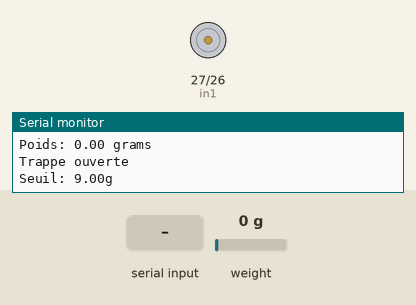
A sketch run on a simulated ESP32. Shown: motor-driver pin pairs drawn as motors (green arrow = first pin HIGH = forward, orange = second pin HIGH = backward, longer = more drive), the last lines printed to the serial monitor. Inputs (shaded band) come from the test bench; at power-on: weight on the scale 0 g.

Above: at 2.2 s.
2.3 s: weight on the scale set to 100 g
At 3.19 s:
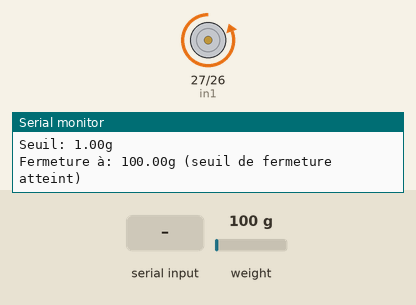
4.7 s: "r\n" received over Serial
At 7.33 s:
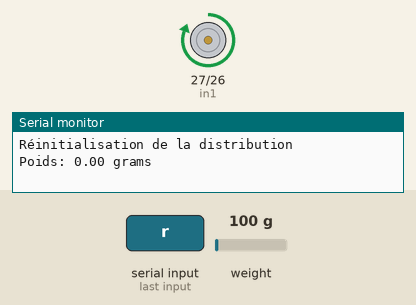
Timing chart, 0 to 8.9 s (numbered marks = the images above; inputs shaded):
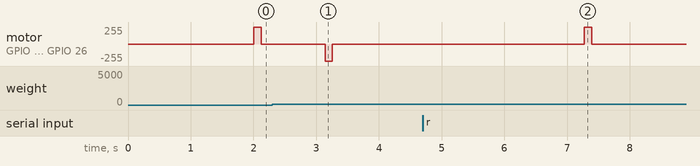

The sketch:

distributeur_croquette.ino
```cpp
#include "HX711.h"

HX711 scale(5, 4);

// Pins du moteur sur le L298N
const int in1 = 27;
const int in2 = 26;

float calibration_factor = -209;
float g;

// Variables de configuration
float grammageCible = 30.0;  // Quantité de croquettes désirée en grammes
float facteurCorrection = 0.30;  // Facteur de correction du poids

// Variables pour surveiller la vitesse de distribution
float dernierPoids = 0.0;
float poidsAvantDernier = 0.0;
unsigned long dernierTemps = 0;
float vitesseDist = 0.0; // grammes par seconde
float acceleration = 0.0; // accélération de distribution

// Variable pour contrôler la distribution des croquettes
boolean distributionEnCours = true;
boolean trappeOuverte = false;
float poidsFinal = 0.0;

void setup() {
  Serial.begin(115200);

  pinMode(in1, OUTPUT);
  pinMode(in2, OUTPUT);

  scale.set_scale();
  scale.tare();

  Serial.println("Distributeur de croquettes prêt");
  Serial.println("Commandes: r=Redémarrage, gXX=Changer grammage cible");
}

void rotateMotor(int angle) {
  int duration = (angle * 166) / 20; // Approximation basée sur 200 RPM
  if (angle > 0) {
    digitalWrite(in1, HIGH);
    digitalWrite(in2, LOW);
  } else {
    digitalWrite(in1, LOW);
    digitalWrite(in2, HIGH);
  }
  delay(abs(duration));
  digitalWrite(in1, LOW);
  digitalWrite(in2, LOW);
}

void loop() {
  // Vérifier si des données sont disponibles sur le port série
  if (Serial.available() > 0) {
    String commande = Serial.readStringUntil('\n');

    if (commande.equals("r")) {
      distributionEnCours = true;
      trappeOuverte = false;
      Serial.println("Réinitialisation de la distribution");
      scale.tare();
    }
    else if (commande.startsWith("g")) {
      float nouveauGrammage = commande.substring(1).toFloat();
      if (nouveauGrammage > 0) {
        grammageCible = nouveauGrammage;
        Serial.print("Nouveau grammage cible: ");
        Serial.print(grammageCible);
        Serial.println("g");
      }
    }
  }

  scale.set_scale(calibration_factor);
  g = scale.get_units(10);

  Serial.print("Poids: ");
  Serial.print(g);
  Serial.println(" grams");

  // Calcul de la vitesse de distribution et accélération
  unsigned long tempsActuel = millis();
  if (tempsActuel - dernierTemps > 250) { // Mesure plus fréquente (toutes les 250ms)
    float deltaTemps = (tempsActuel - dernierTemps) / 1000.0; // en secondes
    float ancienneVitesse = vitesseDist;
    vitesseDist = (g - dernierPoids) / deltaTemps; // g/s
    acceleration = (vitesseDist - ancienneVitesse) / deltaTemps; // g/s²

    poidsAvantDernier = dernierPoids;
    dernierPoids = g;
    dernierTemps = tempsActuel;

    // Afficher la vitesse uniquement pendant la distribution
    if (distributionEnCours && trappeOuverte) {
      Serial.print("Vitesse: ");
      Serial.print(vitesseDist);
      Serial.println(" g/s");
    }
  }

  if (distributionEnCours) {
    // Ouvrir la trappe une seule fois au début de la distribution
    if (!trappeOuverte) {
      rotateMotor(15);
      trappeOuverte = true;
      Serial.println("Trappe ouverte");
      dernierTemps = millis();
      dernierPoids = 0;
    }

    // Calculer le seuil de fermeture avec prédiction avancée
    float seuilBase = grammageCible * facteurCorrection;

    // Prédiction du dépassement basée sur la vitesse et l'accélération
    float tempsEstimeFermeture = 0.8f; // temps estimé pour fermer la trappe (secondes)
    float depassementPredit = vitesseDist * tempsEstimeFermeture + 0.5f * acceleration * tempsEstimeFermeture * tempsEstimeFermeture;

    // Ajuster dynamiquement le seuil selon la vitesse de distribution et le dépassement prédit
    float seuilFermeture = seuilBase;
    if (vitesseDist > 0) {
      // Plus la vitesse est élevée, plus on ferme tôt
      // Correction: utiliser des float explicites pour éviter les erreurs de type
      float valMin = 1.0f;
      float difference = grammageCible - depassementPredit;
      seuilFermeture = (difference > valMin) ? difference : valMin;

      // Ne jamais dépasser 20% du grammage cible comme seuil max
      float seuilMax = grammageCible * 0.2f;
      seuilFermeture = (seuilFermeture < seuilMax) ? seuilFermeture : seuilMax;
    }

    Serial.print("Seuil: ");
    Serial.print(seuilFermeture);
    Serial.println("g");

    // Vérifier si on a atteint le seuil de fermeture
    if (g >= seuilFermeture) {
      distributionEnCours = false;
      Serial.print("Fermeture à: ");
      Serial.print(g);
      Serial.println("g (seuil de fermeture atteint)");

      // Fermer le moteur
      rotateMotor(-14);

      // Attendre un moment pour que les croquettes finissent de tomber
      delay(1000);

      // Mesurer le poids final
      poidsFinal = scale.get_units(10);

      Serial.println("Distribution terminée");
      Serial.print("Poids final visé: ");
      Serial.print(grammageCible);
      Serial.print("g - Poids obtenu: ");
      Serial.print(poidsFinal);
      Serial.print("g - Différence: ");
      Serial.print(poidsFinal - grammageCible);
      Serial.println("g");
    }
  }

  delay(10);
}
```

Measured:
- after the input at 2.3 s, motor on GPIO 27 (in1) / GPIO 26 (in2): stopped → backward 255/255 after 0.84 s, → stopped 0.12 s later
- after the input at 4.7 s, motor on GPIO 27 (in1) / GPIO 26 (in2): stopped → forward 255/255 after 2.6 s, → stopped 0.12 s later
